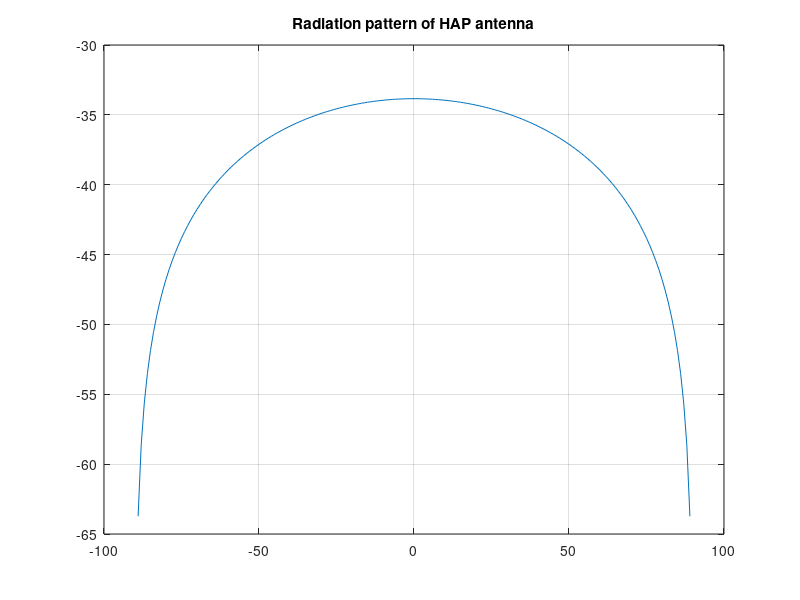
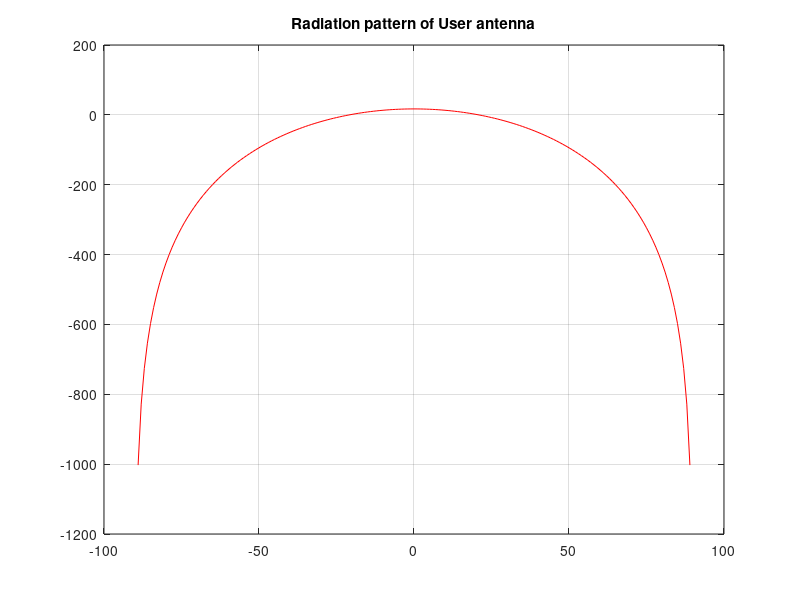
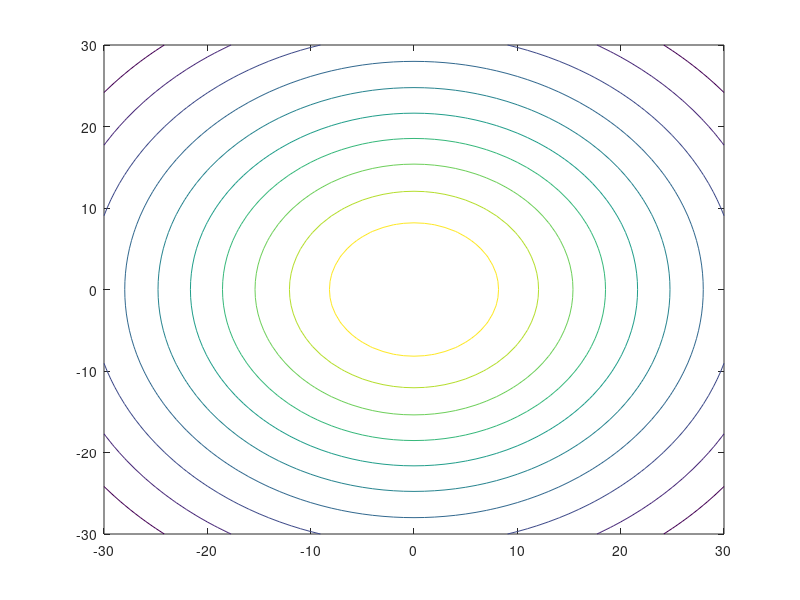

Source code (MATLAB) for these figures, in order:
%clc;
%close all;
%x=-30:30;
%y=-30:30;
R=30000;
H=20000;
ele=60;                                             % Elevetation angle can be changed and create a plot
g=R-H*cotd(ele);
theta_sub = atand((R+g)/H)+ atand((R-g)/H);
theta_0= (theta_sub/2)-(90-ele);
%x0= sqrt(x.^2+y.^2).*cosd(atand(y/x)-theta_0);
%y0= sqrt(x.^2+y.^2).*sind(atand(y/x)-theta_0);
%x_a= (x0-H*tand(theta_0)).*cosd(theta_0);
%theta_a=atand(realsqrt(x_a.^2)/(H*cosd(theta_0)+x0.*sind(theta_0)));
%theta=-90:1:90;
n_H=1.7;                                              %%Atak vary korae amra amader cell edge ar sathe 3db/10db point k adjust korte parbo
                                                    %%Akhane n=1.7 a -3db adjusted
a_H=1/n_H;
effi=0.8;
theta_3db=2*acosd(0.5^a_H);
D_max=(32*log10(2))/(2*theta_3db^2);
x1=theta_sub/2-90;                                  % Ata use kora hoica -90 to +90 range a neyar jonno
x2=theta_sub/2+90;                                  % Ata use kora hoica -90 to +90 range a neyar jonno
x= x1:x2;
deviation=theta_sub/2-x;                            % Angles away from the boresight
D=D_max*effi*cosd(deviation).^n_H;                         % Gain at the angles away
D_db=10*log10(D);                                   % 
figure (1);
plot(deviation,D_db);
title('Radiation pattern of HAP antenna');
hold on;
grid on;

%%  User antenna ratiation pattern

theta=-90:1:90;
n_U=58;
D_bore=18;
D_U=effi*cosd(theta).^n_U;
D_U_db= D_bore+10*log10(D_U);
figure (2);
plot(theta,D_U_db,'r');
title('Radiation pattern of User antenna');
hold on;
grid on;

%% Carrier to Noise ration

x0=-30:30;
y0=-30:30;
f=3.5;
c=.3;
P_H=40;                                             % Tx power
NF=-100.5;
CINR=zeros(size(x0));
for m=1:61
    for n=1:61
        x1=x0(m);
        y1=y0(n);
        y=realsqrt(x1^2+y1^2);                                
        theta_user=atand(y/H);                              
        deviation_user=theta_sub/2-theta_user;              
        A_H=D_max*effi*cosd(deviation_user).^n_H;
        A_H_db=10*log(A_H);                                 % HAP antenna gain
        A_U=effi*cosd(theta_user).^n_U;
        A_U_db=D_bore+10*log10(A_U);                        % User antenna gain
        lamda=c/f;
        H1=20;
        d=realsqrt(H1^2+x1^2+y1^2);                          % Distance from the user
        FSL= (4*pi*d*1000/lamda)^2;
        FSL_db=10*log10(FSL);                             % Free space loss
        C=P_H+A_H+A_U-FSL_db;                               % Carrier
        CINR(m,n)=C-NF;
    end
end
figure (3);
contour(x0,y0,CINR);
